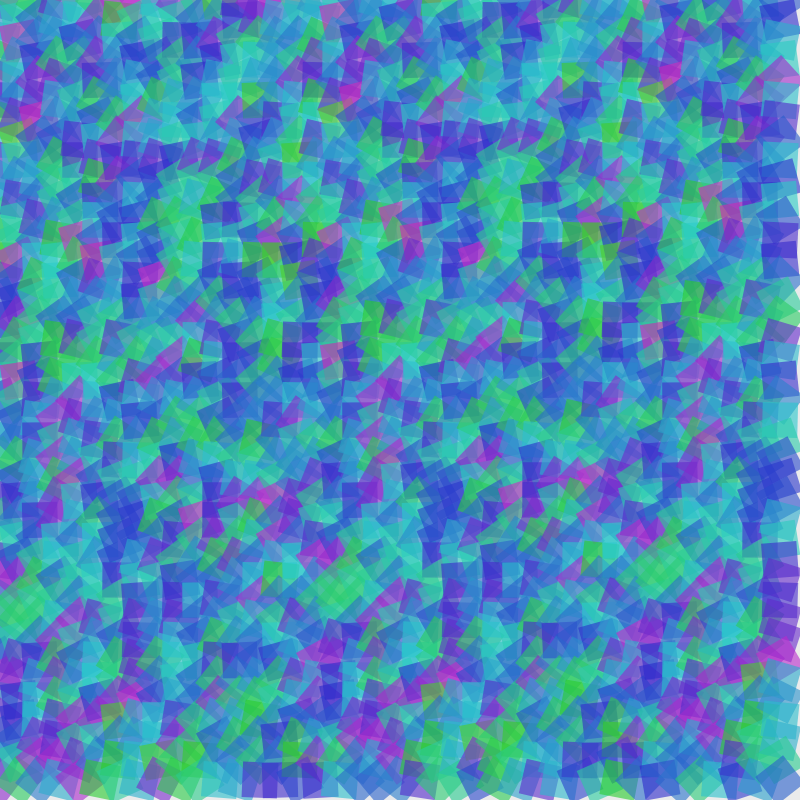
Frame 1 (no input)
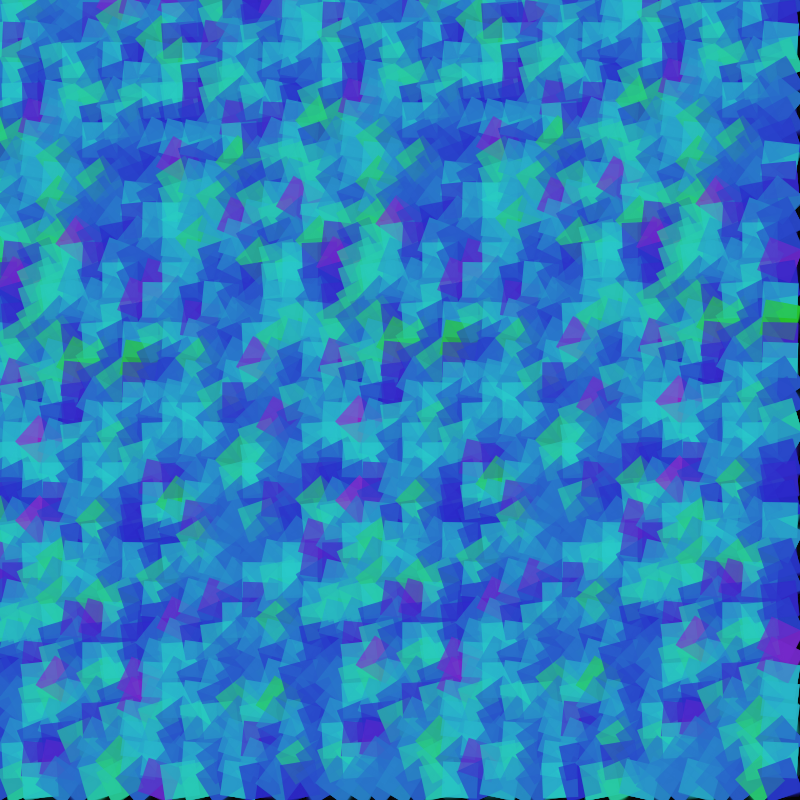
Frame 60 (no input)
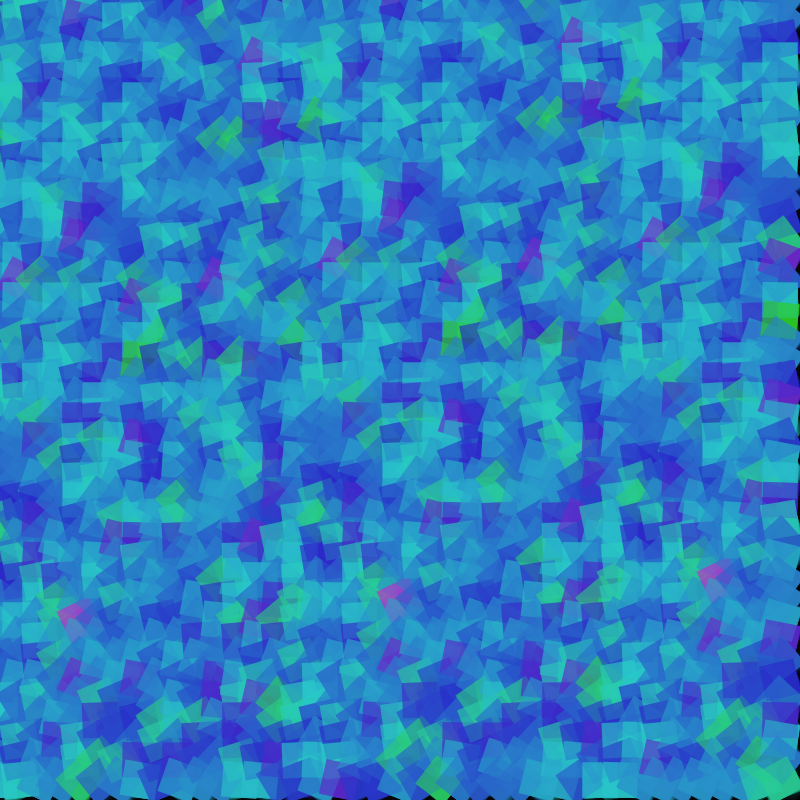
Frame 120 (the mouse pressed at the canvas centre since frame 60)

The p5.js sketch that drew these frames (run headless with seeded random() and noise() and a simulated clock; from frame 60 on, the mouse is pressed at the canvas centre):

// p5.js sketch
// ── sketch.js
function setup() {
  createCanvas(800, 800);
}

function drawRect(xoffset, yoffset, rotation, size) {
  const step = PI / 2;
  beginShape();
  for (let i = 0; i <= TWO_PI; i += step) {
    let x = size * cos(i + rotation) + xoffset;
    let y = size * sin(i + rotation) + yoffset;
    vertex(x, y);
  }
  endShape();
}

function draw() {
  colorMode(HSB, 360, 100, 100, 100);
  background(0, 0, 0, 8);
  const size = 25;
  const separation = size / 1.25;
  let dt = frameCount * 0.005;
  noStroke();
  for (let i = 0; i < width; i += separation) {
    for (let j = 0; j < height; j += separation) {
      let rand = noise(i + dt, j + dt);
      fill((rand * 270 + 80) % 360, 80, 80, 60);
      drawRect(i, j,  rand*TWO_PI, size);
    }
  }
}
